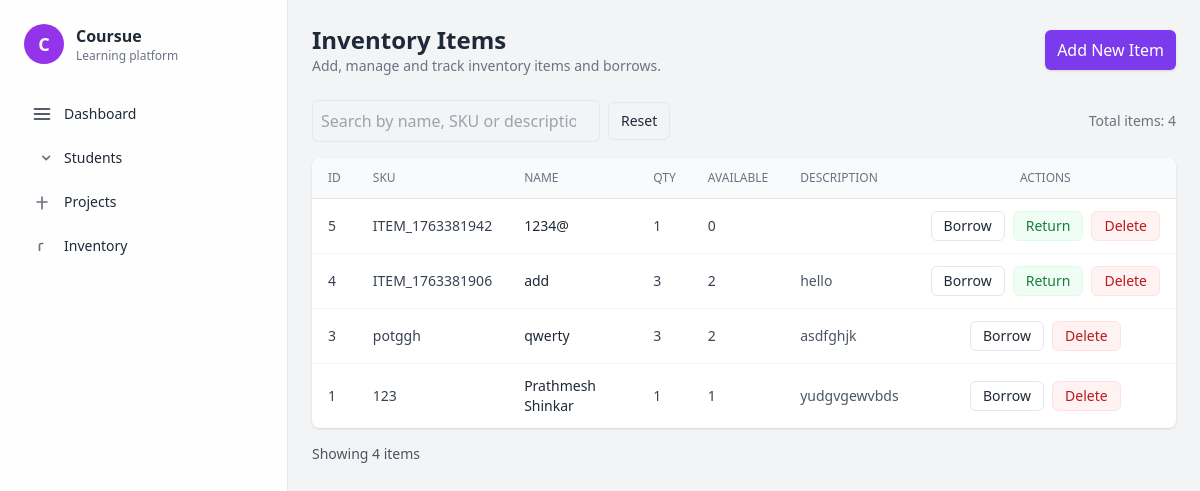
The app's page /inventory/manage.php with its own data.
### tables this page shows
CREATE TABLE `inventory` (
  `id` int(11) NOT NULL,
  `sku` varchar(100) DEFAULT NULL,
  `name` varchar(255) NOT NULL,
  `description` text DEFAULT NULL,
  `quantity` int(10) UNSIGNED DEFAULT 1,
  `available` int(10) UNSIGNED DEFAULT 1,
  `created_at` timestamp NOT NULL DEFAULT current_timestamp(),
  `updated_at` timestamp NOT NULL DEFAULT current_timestamp() ON UPDATE current_timestamp()
);

### inventory/manage.php (the view, shortened to what this page needs)
<?php
require_once __DIR__ . '/../db/connection.php';
require_once __DIR__ . '/../includes/header.php';
require_once __DIR__ . '/../includes/sidebar.php';
$items = $pdo->query("
    SELECT *
    FROM inventory
    ORDER BY id DESC
")->fetchAll();
$borrowMap = [];
$borrows = $pdo->query("
    SELECT id AS borrow_id, inventory_id
    FROM inventory_borrows
    WHERE status = 'borrowed'
")->fetchAll();
foreach ($borrows as $b) {
    $borrowMap[$b['inventory_id']] = $b['borrow_id'];
}
?>
<div class="flex-1 p-6">
  <div class="max-w-6xl mx-auto">
    <div class="flex items-center justify-between mb-6">
      <div>
        <h2 class="text-2xl font-semibold">Inventory Items</h2>
        <p class="text-sm text-gray-500">Add, manage and track inventory items and borrows.</p>
      </div>
      <div class="flex items-center gap-3">
        <a href="add.php" class="inline-flex items-center gap-2 bg-violet-600 text-white px-3 py-2 rounded-md shadow hover:bg-violet-700">
          Add New Item
        </a>
      </div>
    </div>
    <div class="mb-4 flex flex-col sm:flex-row sm:items-center sm:justify-between gap-3">
      <div class="flex items-center gap-2">
        <input id="searchBox" type="search" placeholder="Search by name, SKU or description..." class="w-72 p-2 border rounded-md focus:outline-none focus:ring-2 focus:ring-violet-200" />
        <button onclick="resetSearch()" class="px-3 py-2 border rounded-md text-sm hover:bg-gray-50">Reset</button>
      </div>
      <div class="text-sm text-gray-500">Total items: <span class="font-medium"><?= count($items) ?></span></div>
    </div>
    <div class="overflow-x-auto bg-white rounded-lg shadow">
      <table id="inventoryTable" class="min-w-full divide-y divide-gray-200">
        <thead class="bg-gray-50">
          <tr>
            <th class="px-4 py-3 text-left text-xs font-medium text-gray-500 uppercase">ID</th>
            <th class="px-4 py-3 text-left text-xs font-medium text-gray-500 uppercase">SKU</th>
            <th class="px-4 py-3 text-left text-xs font-medium text-gray-500 uppercase">Name</th>
            <th class="px-4 py-3 text-left text-xs font-medium text-gray-500 uppercase">Qty</th>
            <th class="px-4 py-3 text-left text-xs font-medium text-gray-500 uppercase">Available</th>
            <th class="px-4 py-3 text-left text-xs font-medium text-gray-500 uppercase">Description</th>
            <th class="px-4 py-3 text-center text-xs font-medium text-gray-500 uppercase">Actions</th>
          </tr>
        </thead>
        <tbody class="bg-white divide-y divide-gray-100">
          <?php if (empty($items)): ?>
            <tr>
              <td colspan="7" class="px-4 py-6 text-center text-sm text-gray-500">No items found.</td>
            </tr>
          <?php else: ?>
            <?php foreach ($items as $it): ?>
              <tr class="hover:bg-gray-50">
                <td class="px-4 py-3 whitespace-nowrap text-sm text-gray-700"><?= (int)$it['id'] ?></td>
                <td class="px-4 py-3 whitespace-nowrap text-sm text-gray-700"><?= htmlspecialchars($it['sku']) ?></td>
                <td class="px-4 py-3 text-sm text-gray-800"><?= htmlspecialchars($it['name']) ?></td>
                <td class="px-4 py-3 whitespace-nowrap text-sm text-gray-700"><?= (int)$it['quantity'] ?></td>
                <td class="px-4 py-3 whitespace-nowrap text-sm text-gray-700"><?= (int)$it['available'] ?></td>
                <td class="px-4 py-3 text-sm text-gray-600" style="max-width:360px;"><?= nl2br(htmlspecialchars($it['description'])) ?></td>
                <td class="px-4 py-3 whitespace-nowrap text-sm text-center">
                  <div class="inline-flex gap-2">
                    <a href="borrow.php?item=<?= (int)$it['id'] ?>" class="px-3 py-1 rounded-md text-sm border hover:bg-gray-50">Borrow</a>
                    <?php if (isset($borrowMap[$it['id']])): ?>
                      <a href="return.php?borrow=<?= (int)$borrowMap[$it['id']] ?>" class="px-3 py-1 rounded-md text-sm bg-green-50 text-green-700 border border-green-100 hover:bg-green-100">Return</a>
                    <?php endif; ?>
                    <a href="?delete=<?= (int)$it['id'] ?>"
                       onclick="return confirm('Delete this item?')"
                       class="px-3 py-1 rounded-md text-sm bg-red-50 text-red-700 border border-red-100 hover:bg-red-100">
                       Delete
                    </a>
                  </div>
                </td>
              </tr>
            <?php endforeach; ?>
          <?php endif; ?>
        </tbody>
      </table>
    </div>
    <div class="mt-4 flex items-center justify-between text-sm text-gray-600">
      <div>Showing <?= count($items) ?> items</div>
    </div>
  </div>
</div>
<?php require_once __DIR__ . '/../includes/footer.php'; ?>

### records on screen
inventory: id "5", sku "ITEM_1763381942", name "1234@", quantity "1", available "0"
inventory: id "4", sku "ITEM_1763381906", name "add", quantity "3", available "2", description "hello"
inventory: id "3", sku "potggh", name "qwerty", quantity "3", available "2", description "asdfghjk"
inventory: id "1", sku "123", name "Prathmesh Shinkar", quantity "1", available "1", description "yudgvgewvbds"

### other values on screen
$item['label'] "Dashboard"
$item['label'] "Students"
$item['label'] "Projects"
$item['label'] "Inventory"
count($items) "4"
